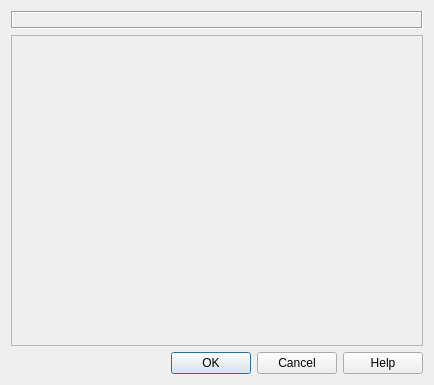
<?xml version="1.0" encoding="UTF-8"?>
<ui version="4.0">
 <class>ChoiceDialog</class>
 <widget class="QDialog" name="ChoiceDialog">
  <property name="geometry">
   <rect>
    <x>0</x>
    <y>0</y>
    <width>434</width>
    <height>385</height>
   </rect>
  </property>
  <property name="windowTitle">
   <string>Little Navmap - </string>
  </property>
  <layout class="QVBoxLayout" name="verticalLayout">
   <item>
    <widget class="QLabel" name="labelChoiceDescription">
     <property name="frameShape">
      <enum>QFrame::Shape::Box</enum>
     </property>
     <property name="frameShadow">
      <enum>QFrame::Shadow::Sunken</enum>
     </property>
     <property name="text">
      <string/>
     </property>
     <property name="wordWrap">
      <bool>true</bool>
     </property>
     <property name="margin">
      <number>5</number>
     </property>
     <property name="openExternalLinks">
      <bool>true</bool>
     </property>
     <property name="textInteractionFlags">
      <set>Qt::TextInteractionFlag::LinksAccessibleByMouse|Qt::TextInteractionFlag::TextSelectableByMouse</set>
     </property>
    </widget>
   </item>
   <item>
    <widget class="QScrollArea" name="scrollArea">
     <property name="widgetResizable">
      <bool>true</bool>
     </property>
     <widget class="QWidget" name="scrollAreaWidgetContents">
      <property name="geometry">
       <rect>
        <x>0</x>
        <y>0</y>
        <width>414</width>
        <height>297</height>
       </rect>
      </property>
      <layout class="QVBoxLayout" name="verticalLayoutScrollArea">
       <property name="spacing">
        <number>2</number>
       </property>
       <property name="leftMargin">
        <number>2</number>
       </property>
       <property name="topMargin">
        <number>2</number>
       </property>
       <property name="rightMargin">
        <number>2</number>
       </property>
       <property name="bottomMargin">
        <number>2</number>
       </property>
      </layout>
     </widget>
    </widget>
   </item>
   <item>
    <widget class="QDialogButtonBox" name="buttonBoxChoice">
     <property name="orientation">
      <enum>Qt::Orientation::Horizontal</enum>
     </property>
     <property name="standardButtons">
      <set>QDialogButtonBox::StandardButton::Cancel|QDialogButtonBox::StandardButton::Help|QDialogButtonBox::StandardButton::Ok</set>
     </property>
    </widget>
   </item>
  </layout>
 </widget>
 <resources/>
 <connections/>
</ui>
